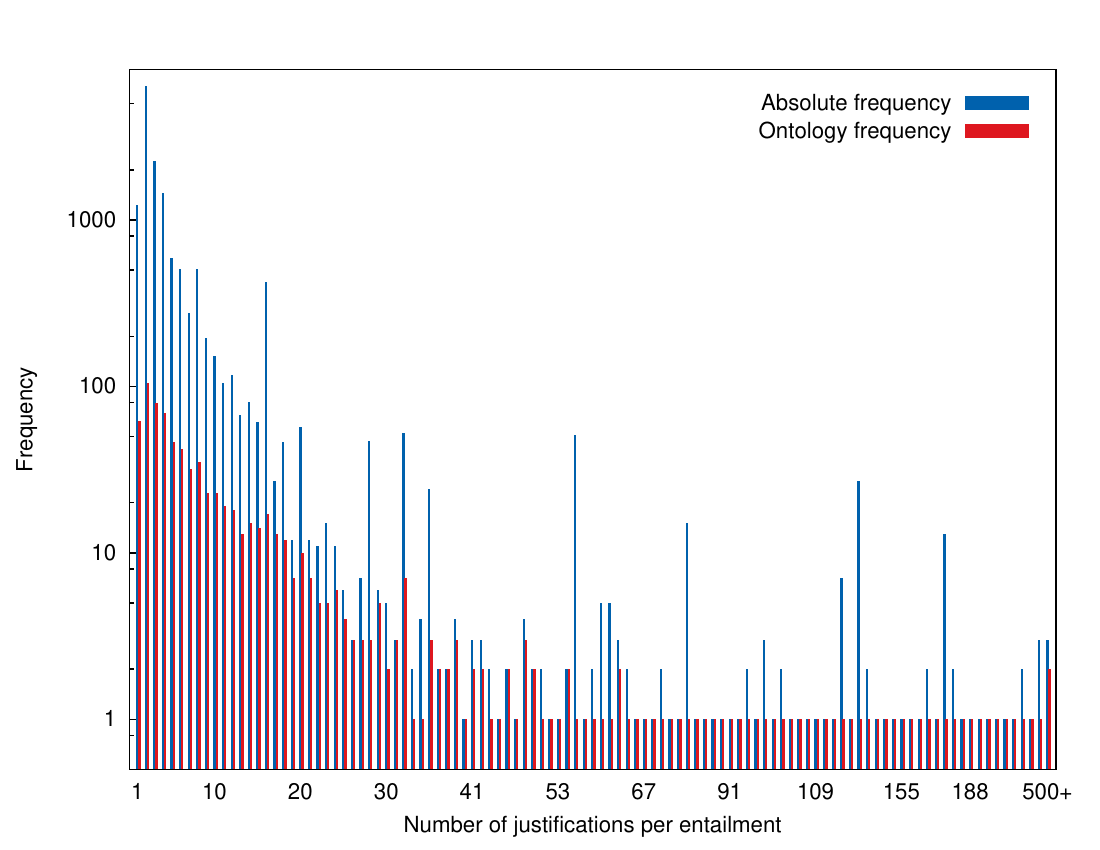

This figure's gnuplot source:
#set term aqua font small_font
set terminal postscript enhanced color font small_font
set output '| ps2pdf - frequency-justperent-nonself-sat.pdf'

# set margins to remove whitespace
set bmargin 0
set tmarg 0
set lmargin 4.5
set rmargin 1

set ylabel "Frequency" textcolor rgb text_color font small_font
set xlabel "Number of justifications per entailment" textcolor rgb text_color font small_font

set logscale y

set xrange [0.1:]
set yrange [0.5:8000]

set key inside top right vertical noreverse autotitles nobox height 1
set key spacing 2

set ytics nomirror font small_font
set xtics nomirror font small_font
set xtics ("1" 1, "10" 10, "20" 20,"30" 30,"41" 40,"53" 50,\
"67" 60, "91" 70,"109" 80,"155" 90,"188" 98,"500+" 107)


set nogrid

set datafile separator ","
#set datafile missing "NaN"

set style data histogram
set style fill solid noborder

#set arrow from 5.7,graph(0,0) to 5.7,graph(1,1) nohead

plot "frequency-justperent-nonself-sat.csv" using 2 title "Absolute frequency",\
	"" using 3 title "Ontology frequency"


